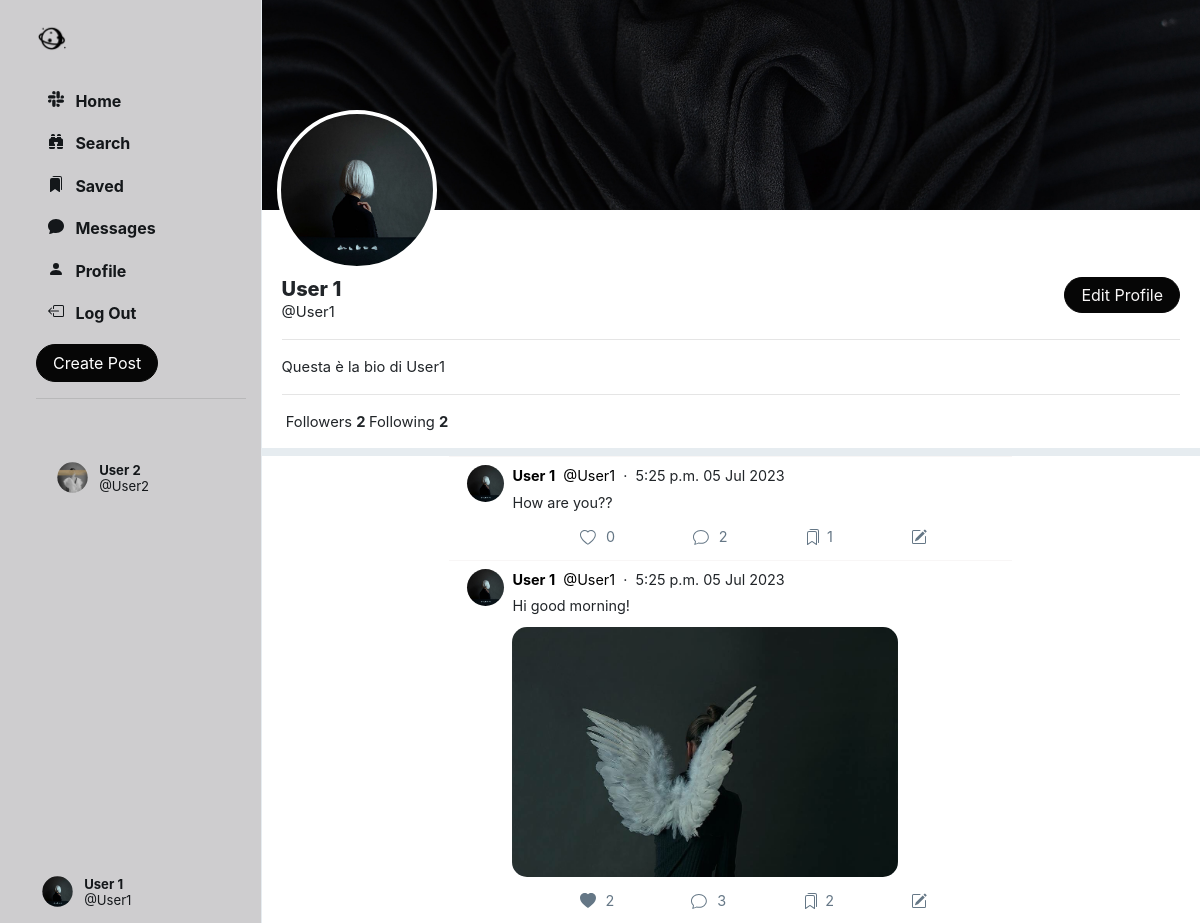
The page /profile/User1 (signed in) on the database as committed earlier.
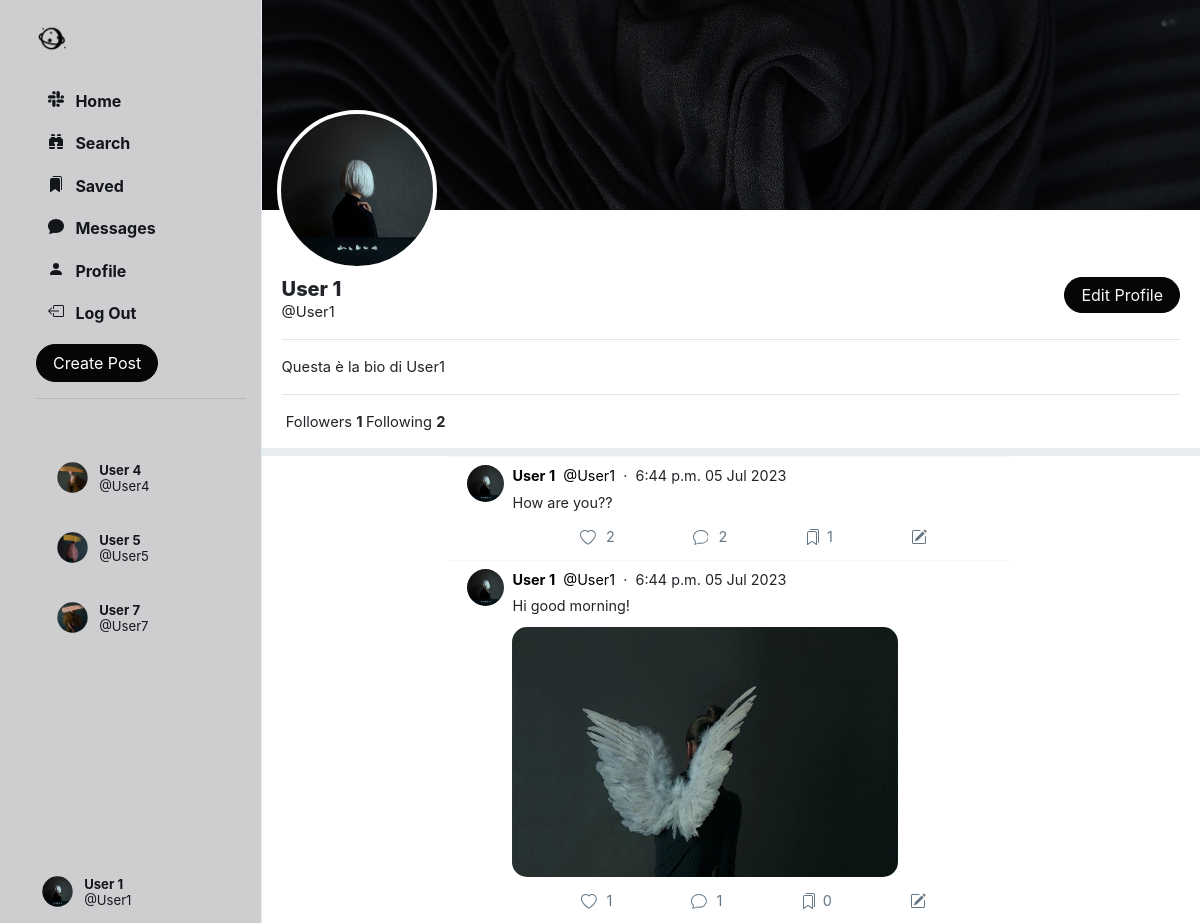
The same page on the database as committed later.
### Network/models.py (models this page shows, shortened)
class User(AbstractUser):
    profile_pic = models.ImageField(upload_to='profile_pic/')
    bio = models.TextField(max_length=160, blank=True, null=True)
    cover = models.ImageField(upload_to='covers/', blank=True)
    follows = models.ManyToManyField("self", related_name="followed_by", symmetrical=False, blank=True)
    def get_suggested_followers(self):
        followed_users = self.follows.all()
        suggested_users = User.objects.exclude(id=self.id).exclude(id__in=followed_users).filter(
            followed_by__in=followed_users)
        suggested_users = suggested_users.annotate(num_my_followers=Count('followed_by__follows')).order_by(
            '-num_my_followers')[:5]
        return suggested_users

class Post(models.Model):
    creator = models.ForeignKey(User, on_delete=models.CASCADE, related_name='posts')
    date_created = models.DateTimeField(default=timezone.now)
    content_text = models.TextField(max_length=140, blank=True)
    content_image = models.ImageField(upload_to='posts/', blank=True)
    likers = models.ManyToManyField(User, blank=True, related_name='likes')
    savers = models.ManyToManyField(User, blank=True, related_name='saved')
    comment_count = models.IntegerField(default=0)

### Network/views.py (the view)
# urls.py: path('profile/<str:username>', views.profile_view, name='profile'),
@login_required(login_url='login/')
def profile_view(request, username):
    username = get_object_or_404(User, username=username)
    user = User.objects.get(id=request.user.id)
    suggestions = user.get_suggested_followers()
    posts = Post.objects.filter(creator=username).order_by("-date_created")
    chat = Chat.objects.filter(
        Q(participants=username) & Q(participants=request.user)
    ).first()
    if chat is None:
        chat = Chat.objects.create()
        chat.participants.add(username, request.user)
    return render(request, 'profile.html', {
        'us': username,
        'posts': posts,
        'chat': chat,
        'suggestions': suggestions
    })

### Network/templates/profile.html (shortened to what this page needs)
{% extends 'index.html' %}
{% load static %}
    {% block profile %}
        <div class="profile-view" data-user="{{ us.username }}">
            <div class="cover-image" style="background-image: url({{ us.cover.url }});"></div>
            <div class="profile-image" style="background-image: url({{ us.profile_pic.url }});"></div>
            <div class="profile-details">
                <div class="details-data">
                    <div>
                        {% if user.username == us.username %}
                            <a href="{% url 'edit_profile' %}">
                                <button class="btn btn-outline-success float-right" id="edit-profile-btn">Edit
                                    Profile
                                </button>
                            </a>
                        {% endif %}
                    </div>
                    <h5>{{ us.first_name }} {{ us.last_name }}</h5>
                    <div class="grey">@{{ us.username }}</div>
                    <div class="bio">
                        {% if us.bio is not None %}
                            <hr>
                            {{ us.bio }}
                            <hr>
                        {% endif %}
                    </div>
                    <div>
                        &nbsp;<span class="grey">Followers</span>
                        <strong>
                            {{ us.followed_by.count }}
                        </strong>
                        <span class="grey">Following</span>
                        <strong>
                            {{ us.follows.count }}
                        </strong>
                    </div>
                </div>
            </div>
        </div>
        <div class="space"></div>
        {% include 'posts.html' %}
    {% endblock %}

### Network/templates/sidenav.html (shortened to what the changed rows need)
{% load static %}
<div class="sidenav">
    <div style="height: 100%;">
        <br>
        <br>
        <div class="suggestion">
            {% for suggestion in suggestions %}
                <li class="suggestion-item suggestion-user" id="s-box">
                    <a href="{% url 'profile' suggestion.username %}" class="nav-link">
                        <div class="user_account">
                            <div class="small-profilepic"
                                 style="float: left; background-image: url({{ suggestion.profile_pic.url }});"></div>
                            <div style="height: 2.7vw; margin: auto;">
                                <div style="margin-top: 4px;">
                                    <strong>{{ suggestion.first_name }} {{ suggestion.last_name }}</strong>
                                </div>
                                <div class="grey" style="margin-top: 4px;">
                                    @{{ suggestion.username }}</div>
                            </div>
                        </div>
                    </a>
                </li>
            {% endfor %}
        </div>
        <div style="position: absolute; bottom: 10px;">
            <li class="nav-item sidenav-user">
                <a href="{% url 'profile' user.username %}" class="nav-link">
                    <div class="user_account">
                        <div class="small-profilepic"
                             style="float: left; background-image: url({{ user.profile_pic.url }});"></div>
                        <div style="height: 2.7vw; margin: auto;">
                            <div style="margin-top: 4px;">
                                <strong>{{ user.first_name }} {{ user.last_name }}</strong></div>
                            <div class="grey" style="margin-top: 4px;">@{{ user.username }}</div>
                        </div>
                    </div>
                </a>
            </li>
        </div>
    </div>
</div>

### Network/templates/posts.html (shortened to what the changed rows need)
{% load static %}
{% block posts %}
    {% for post in posts.all %}
        <div class="post" data-post_id="{{ post.id }}">
            <div>
                <div>
                    <a href="{% url 'profile' post.creator.username %}">
                        <div class="small-profilepic"
                             style="background-image: url({{ post.creator.profile_pic.url }})"></div>
                    </a>
                </div>
                <div style="flex: 1">
                    <div class="post-main">
                        <div class="post-user">
                            <div>
                                <a href="{% url 'profile' post.creator.username %}">
                                    <span><strong>{{ post.creator.first_name }} {{ post.creator.last_name }}</strong></span>
                                </a>
                                <a href="{% url 'profile' post.creator.username %}">
                                    <span class="grey">&nbsp;@{{ post.creator.username }}</span>
                                </a>
                                <span class="grey">&nbsp;&middot;&nbsp;&nbsp;{{ post.date_created | date:"P d M Y" }}</span>
                            </div>
                        </div>
                        {% if post.content_text is not None %}
                            <div class="post-content">
                                {{ post.content_text | linebreaksbr }}
                            </div>
                        {% endif %}
                        {% if post.content_image %}
                            <div class="post-image"
                                 style=" display: block; background-image: url({{ post.content_image.url }});"></div>
                        {% else %}
                            <div class="post-no-image" style="display: none;"></div>
                        {% endif %}
                        <div class="post-actions">
                            {% if user in post.likers.all %}
                                <div class="like" onclick="unlike_post(this)" data-post_id="{{ post.id }}">
                                    <div class="svg-span">
                                        <svg xmlns="http://www.w3.org/2000/svg" width="16" height="16"
                                             fill="currentColor" class="bi bi-heart-fill" viewBox="0 0 16 16">
                                            <path fill-rule="evenodd"
                                                  d="M8 1.314C12.438-3.248 23.534 4.735 8 15-7.534 4.736 3.562-3.248 8 1.314z"/>
                                        </svg>
                                    </div>
                                    <div style="padding: 7px 0px;" class="likes_count">{{ post.likers.count }}</div>
                                </div>
                            {% else %}
                                <div class="like" onclick="like_post(this)" data-post_id="{{ post.id }}">
                                    <div class="svg-span">
                                    </div>
                                    <div style="padding: 7px 0px;" class="likes_count">{{ post.likers.count }}</div>
                                </div>
                            {% endif %}
                            <div class="comment" onclick="get_comments('{{ post.id }}')" data-post_id="{{ post.id }}">
                                <div class="svg-span" data-toggle="modal" data-target="#commentPostModal">
                                </div>&nbsp;
                                <div style="padding: 7px 0px;" class="cmt-count">{{ post.comment_count }}</div>
                            </div>
                            {% if user in post.savers.all %}
                                <div class="save" onclick="unsave_post(this)" data-post_id="{{ post.id }}">
                                    <div class="svg-span">
                                        <svg xmlns="http://www.w3.org/2000/svg" width="16" height="16"
                                             fill="currentColor"
                                             class="bi bi-bookmarks-fill" viewBox="0 0 16 16">
                                            <path d="M2 4a2 2 0 0 1 2-2h6a2 2 0 0 1 2 2v11.5a.5.5 0 0 1-.777.416L7 13.101l-4.223 2.815A.5.5 0 0 1 2 15.5V4z"/>
                                            <path d="M4.268 1A2 2 0 0 1 6 0h6a2 2 0 0 1 2 2v11.5a.5.5 0 0 1-.777.416L13 13.768V2a1 1 0 0 0-1-1H4.268z"/>
                                        </svg>
                                    </div>
                                    <div style="padding: 7px 0px;" class="savers_count">{{ post.savers.count }}</div>
                                </div>
                            {% else %}
                                <div class="save" onclick="save_post(this)" data-post_id="{{ post.id }}">
                                    <div class="svg-span">
                                    </div>
                                    <div style="padding: 7px 0px;" class="savers_count">{{ post.savers.count }}</div>
                                </div>
                            {% endif %}
                            {% if post.creator == user %}
                                <div class="save" onclick="edit_post(this)" data-post_id="{{ post.id }}" data-toggle="modal" data-target="#editPostModal">
                                    <div class="svg-span">
                                    </div>
                                </div>
                            {% endif %}
                        </div>
                    </div>
                </div>
            </div>
        </div>
    {% endfor %}
{% endblock %}

Rows that differ between the two databases and show on the page:
no longer on this page (row unchanged): User: profile_pic (picture), first_name "User", last_name "2", username "User2"
now on this page (row unchanged): User: profile_pic (picture), first_name "User", last_name "4", username "User4"
now on this page (row unchanged): User: profile_pic (picture), first_name "User", last_name "5", username "User5"
now on this page (row unchanged): User: profile_pic (picture), first_name "User", last_name "7", username "User7"
changed User "User1": followed_by.count "2" → "1"
changed Post "How are you??": date_created "5:25 p.m. 05 Jul 2023" → "6:44 p.m. 05 Jul 2023"; likers.count "0" → "2"
changed Post "Hi good morning!": date_created "5:25 p.m. 05 Jul 2023" → "6:44 p.m. 05 Jul 2023"; comment_count "3" → "1"; savers.count "2" → "0"; likers.count "2" → "1"
